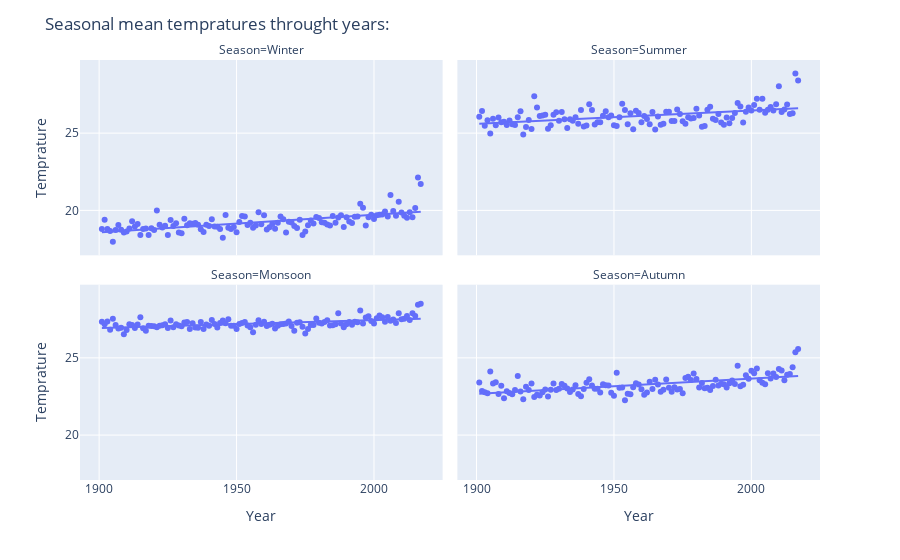

Write notebook code for a chart like this one.
### Markdown cell above
Seasonal Weather Analysis

### Code cell
df['Winter'] = df[['DEC', 'JAN', 'FEB']].mean(axis=1)
df['Summer'] = df[['MAR', 'APR', 'MAY']].mean(axis=1)
df['Monsoon'] = df[['JUN', 'JUL', 'AUG', 'SEP']].mean(axis=1)
df['Autumn'] = df[['OCT', 'NOV']].mean(axis=1)
seasonal_df = df[['YEAR', 'Winter', 'Summer', 'Monsoon', 'Autumn']]
seasonal_df = pd.melt(seasonal_df, id_vars='YEAR', value_vars=seasonal_df.columns[1:])
seasonal_df.columns=['Year', 'Season', 'Temprature']

fig = px.scatter(seasonal_df, 'Year', 'Temprature', facet_col='Season', facet_col_wrap=2, trendline='ols')
fig.update_layout(title='Seasonal mean tempratures throught years:')
fig.show()
